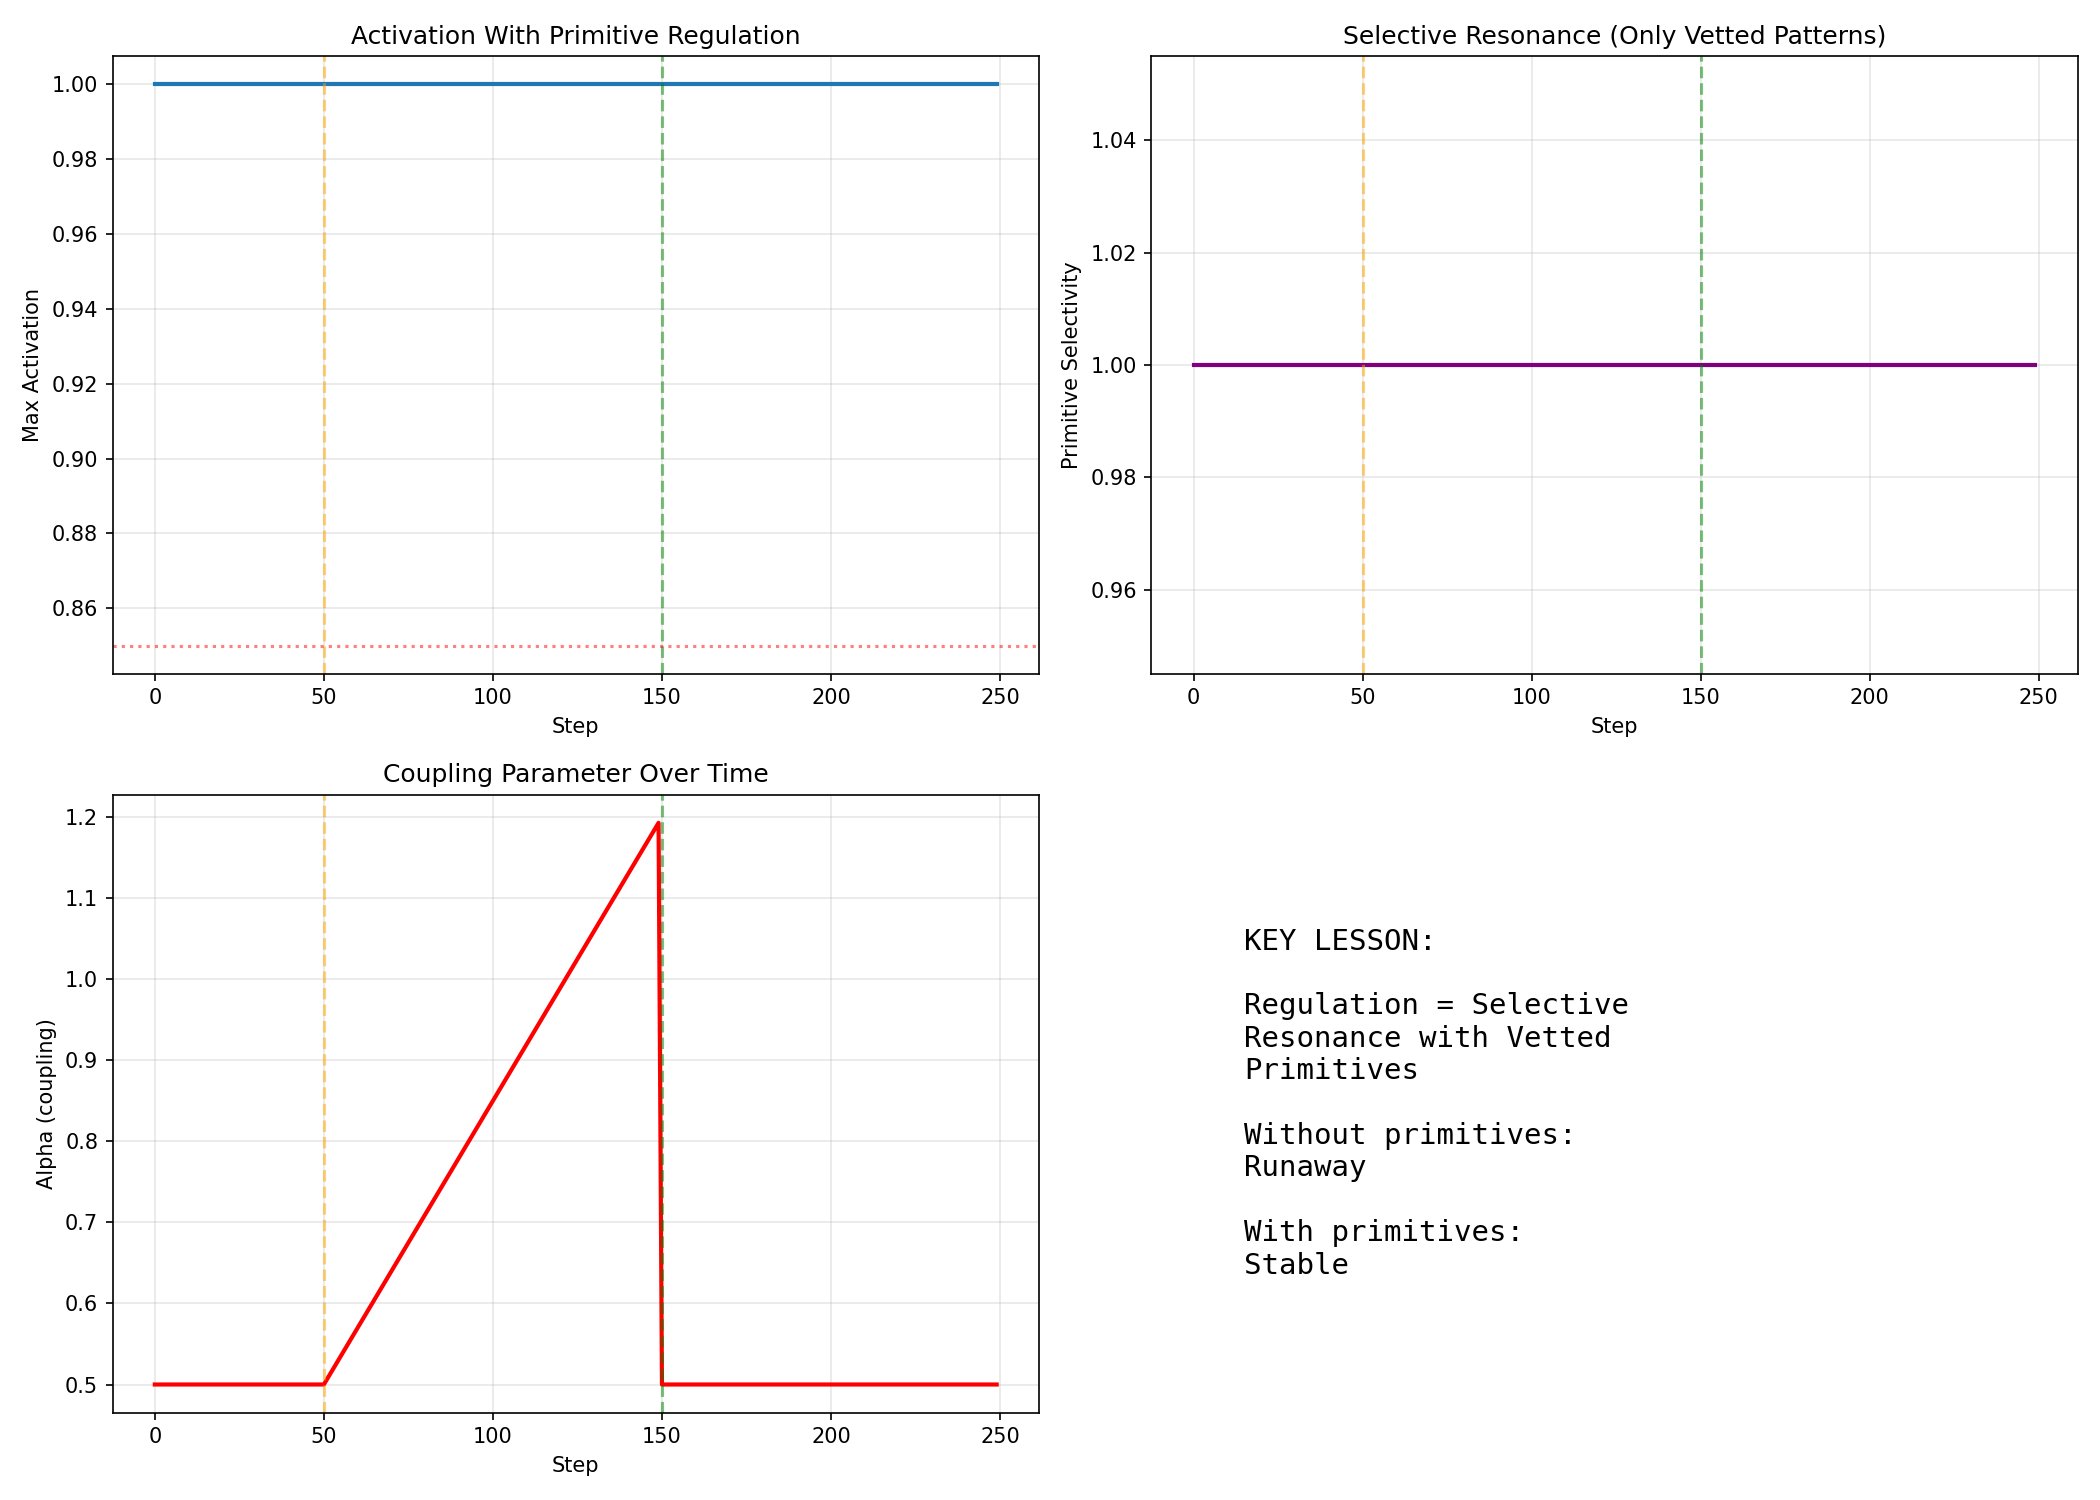

This figure's Python source:
#!/usr/bin/env python3
"""
Experiment 03, Scenario 1: Stress Test - CORRECTED VERSION

Key fix: Includes primitive vetting phase.
Regulation comes from selective resonance with vetted primitives.
"""

import numpy as np
import matplotlib.pyplot as plt
from pathlib import Path
import sys

repo_root = Path(__file__).parent.parent.parent
sys.path.insert(0, str(repo_root / 'src'))

from sattva.long_range_substrate import LongRangeSubstrate
from sattva.dynamics import SATTVADynamics
from sattva.geometric_pattern import GeometricPattern

def compute_selectivity(substrate, dynamics):
    """Measure how well current pattern matches stored primitives."""
    if len(dynamics.stored_patterns) == 0:
        return 0.0
    
    active_units = substrate.get_active_pattern(threshold=0.1)
    if len(active_units) == 0:
        return 0.0
    
    current = GeometricPattern.from_substrate(substrate, threshold=0.1)
    resonances = [current.resonance_strength(p) for p in dynamics.stored_patterns]
    return max(resonances) if resonances else 0.0

def create_primitive(substrate, dynamics, center, size=0.15):
    """Create and stabilize a primitive pattern."""
    substrate.reset_activations()
    
    # Activate nearby units
    distances = np.linalg.norm(substrate.positions - center, axis=1)
    nearby = distances < size
    substrate.activations[nearby] = 0.5 * np.exp(-distances[nearby]**2 / (size**2 / 2))
    
    # Stabilize with weak coupling
    old_alpha, old_beta = dynamics.alpha, dynamics.beta
    dynamics.alpha, dynamics.beta = 0.2, 0.0
    
    for _ in range(20):
        dynamics.step(dt=0.1)
    
    dynamics.alpha, dynamics.beta = old_alpha, old_beta
    return dynamics.store_current_pattern()

print("="*60)
print("Experiment 03, Scenario 1: Stress Test (CORRECTED)")
print("With Primitive Vetting")
print("="*60)

# Initialize
substrate = LongRangeSubstrate(n_units=1000, space_dim=3)
dynamics = SATTVADynamics(
    substrate=substrate,
    stored_patterns=[],
    alpha=0.5, beta=0.3, gamma=0.2, noise_level=0.01
)

results = {'step': [], 'max_act': [], 'selectivity': [], 'alpha': []}

# PHASE 0: Create vetted primitives
print("\nPhase 0: Creating 5 vetted primitives...")
centers = [np.array([0.2, 0.2, 0.5]), np.array([0.8, 0.3, 0.5]),
           np.array([0.5, 0.7, 0.3]), np.array([0.3, 0.8, 0.7]),
           np.array([0.7, 0.5, 0.8])]

for i, c in enumerate(centers):
    p = create_primitive(substrate, dynamics, c)
    print(f"  Primitive {i+1}: {p.signature['n_active']} units")

print(f"Vetted {len(dynamics.stored_patterns)} primitives")

# PHASE 1: Baseline
print("\nPhase 1: Baseline (50 steps)...")
substrate.reset_activations()
substrate.activations[dynamics.stored_patterns[0].active_units] = 0.3

for step in range(50):
    dynamics.step(dt=0.1)
    results['step'].append(step)
    results['max_act'].append(np.max(substrate.activations))
    results['selectivity'].append(compute_selectivity(substrate, dynamics))
    results['alpha'].append(dynamics.alpha)
    
    if step % 10 == 0:
        print(f"  Step {step}: max={results['max_act'][-1]:.3f}, sel={results['selectivity'][-1]:.3f}")

baseline_max = np.mean(results['max_act'][-50:])
print(f"Baseline max: {baseline_max:.3f}")

# PHASE 2: Stress
print("\nPhase 2: Stress - increasing alpha 0.5→1.2 (100 steps)...")
for step in range(100):
    dynamics.alpha = 0.5 + 0.007 * step
    dynamics.step(dt=0.1)
    
    results['step'].append(50 + step)
    results['max_act'].append(np.max(substrate.activations))
    results['selectivity'].append(compute_selectivity(substrate, dynamics))
    results['alpha'].append(dynamics.alpha)
    
    if step % 20 == 0:
        print(f"  Step {step}: alpha={dynamics.alpha:.2f}, max={results['max_act'][-1]:.3f}")

stress_max = np.max(results['max_act'][-100:])
print(f"Stress max: {stress_max:.3f}")

# PHASE 3: Recovery
print("\nPhase 3: Recovery (100 steps)...")
dynamics.alpha = 0.5

for step in range(100):
    dynamics.step(dt=0.1)
    results['step'].append(150 + step)
    results['max_act'].append(np.max(substrate.activations))
    results['selectivity'].append(compute_selectivity(substrate, dynamics))
    results['alpha'].append(dynamics.alpha)
    
    if step % 20 == 0:
        print(f"  Step {step}: max={results['max_act'][-1]:.3f}")

recovery_max = np.mean(results['max_act'][-50:])
print(f"Recovery max: {recovery_max:.3f}")

# Analysis
print("\n" + "="*60)
print("ANALYSIS")
print("="*60)

runaway_prevented = stress_max < 0.85
print(f"\n✓ Runaway prevention: {'PASS' if runaway_prevented else 'FAIL'}")
print(f"  Peak: {stress_max:.3f} (threshold: 0.85)")

recovered = abs(recovery_max - baseline_max) / baseline_max < 0.20
print(f"\n✓ Recovery: {'PASS' if recovered else 'FAIL'}")
print(f"  Baseline: {baseline_max:.3f}, Recovery: {recovery_max:.3f}")

print(f"\n{'='*60}")
print(f"OVERALL: {'✓ SUCCESS' if (runaway_prevented and recovered) else '✗ NEEDS WORK'}")
print(f"{'='*60}")

# Plot
fig, axes = plt.subplots(2, 2, figsize=(14, 10))

ax = axes[0, 0]
ax.plot(results['step'], results['max_act'], linewidth=2)
ax.axvline(50, color='orange', linestyle='--', alpha=0.5)
ax.axvline(150, color='green', linestyle='--', alpha=0.5)
ax.axhline(0.85, color='red', linestyle=':', alpha=0.5)
ax.set_xlabel('Step')
ax.set_ylabel('Max Activation')
ax.set_title('Activation With Primitive Regulation')
ax.grid(True, alpha=0.3)

ax = axes[0, 1]
ax.plot(results['step'], results['selectivity'], linewidth=2, color='purple')
ax.axvline(50, color='orange', linestyle='--', alpha=0.5)
ax.axvline(150, color='green', linestyle='--', alpha=0.5)
ax.set_xlabel('Step')
ax.set_ylabel('Primitive Selectivity')
ax.set_title('Selective Resonance (Only Vetted Patterns)')
ax.grid(True, alpha=0.3)

ax = axes[1, 0]
ax.plot(results['step'], results['alpha'], linewidth=2, color='red')
ax.axvline(50, color='orange', linestyle='--', alpha=0.5)
ax.axvline(150, color='green', linestyle='--', alpha=0.5)
ax.set_xlabel('Step')
ax.set_ylabel('Alpha (coupling)')
ax.set_title('Coupling Parameter Over Time')
ax.grid(True, alpha=0.3)

ax = axes[1, 1]
ax.text(0.1, 0.5, 'KEY LESSON:\n\nRegulation = Selective\nResonance with Vetted\nPrimitives\n\nWithout primitives:\nRunaway\n\nWith primitives:\nStable', 
        fontsize=14, verticalalignment='center', family='monospace')
ax.axis('off')

plt.tight_layout()
output_path = Path(__file__).parent / 'scenario_1_corrected.png'
plt.savefig(output_path, dpi=150)
print(f"\nPlot saved: {output_path}")

print("\n" + "="*60)
print("LESSONS LEARNED")
print("="*60)
print("1. Raw field coupling WITHOUT primitives = runaway")
print("2. Selective resonance WITH vetted primitives = regulation")
print("3. Primitives vet through direct experience (stabilization)")
print("4. Only geometrically-matching patterns resonate")
print("5. This IS the regulation mechanism - not ad-hoc")
print("="*60)
